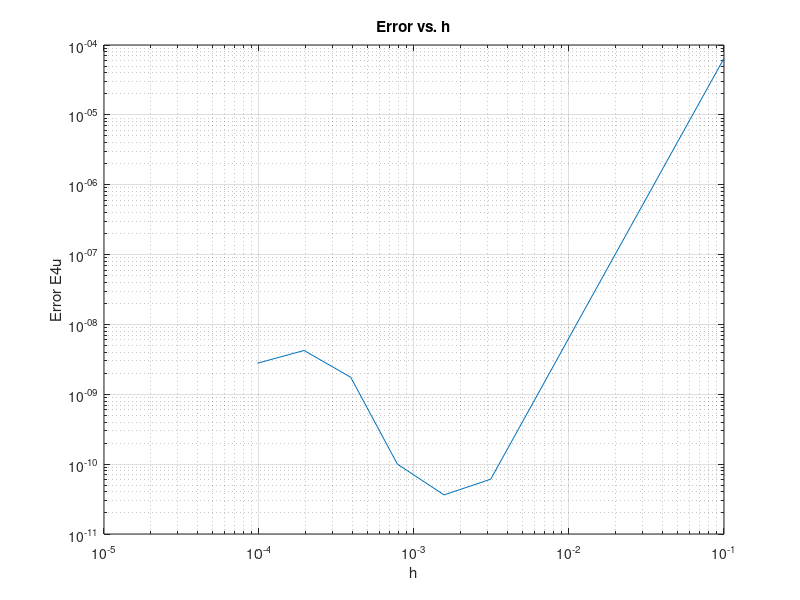

The MATLAB source for this figure:
format long;

u=@(x)sin(2*x);
u2prime=@(x)-4*sin(2*x);
xbar=1;
d4u=zeros(11,1);
e4u=zeros(11,1);
h=zeros(11,1);
h(1)=0.1;

for i=1:11
    d4u(i)=(-1*u(xbar-2*h(i))+16*u(xbar-h(i))-30*u(xbar)+16*u(xbar+h(i))-1*u(xbar+2*h(i)))/(12*h(i)^2);
    e4u(i)=abs(d4u(i)-u2prime(xbar));
    if(i<11)
        h(i+1)=h(i)/2;
    end
end

n=6;

table=cat(2,h,e4u)
slope=regress(log(h(1:n)),log(e4u(1:n)))
order=1/slope

figure('Name','Exercise 2');
loglog(h,e4u);
title('Error vs. h');
xlabel('h');
ylabel('Error E4u');
grid on;
